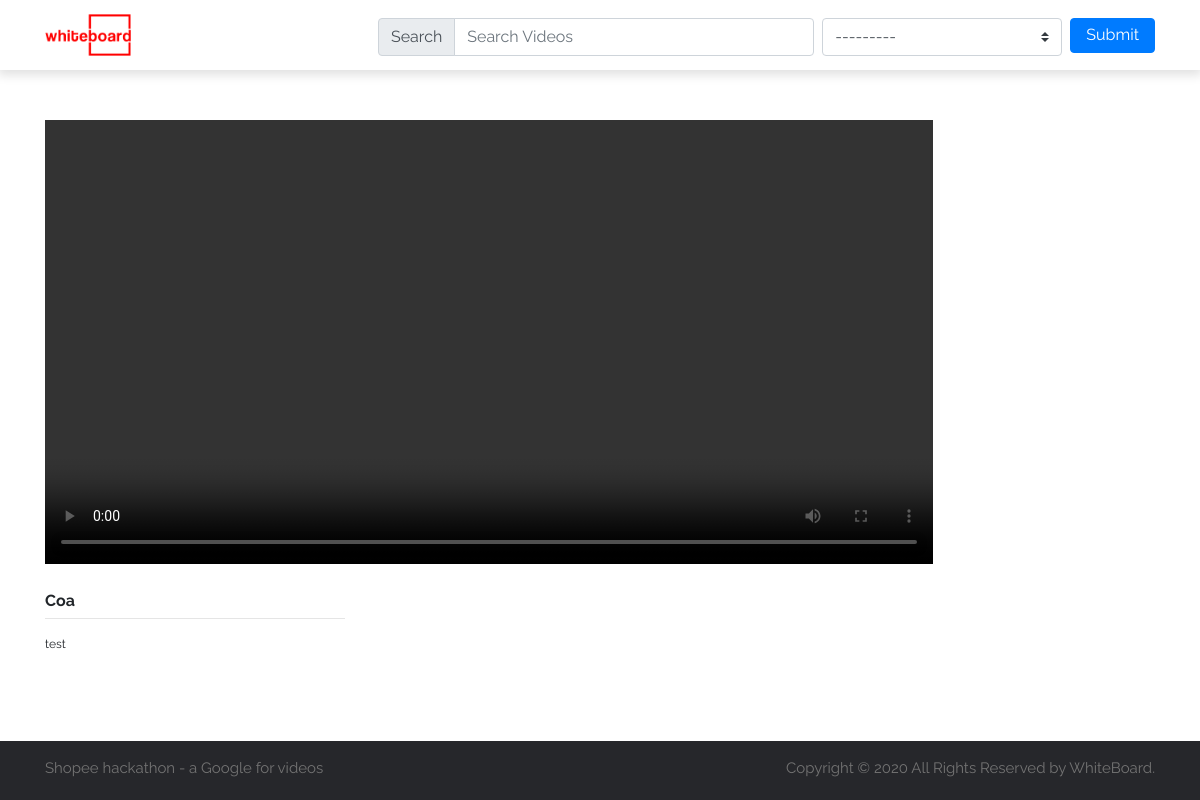
Page /2 on the earlier database version.
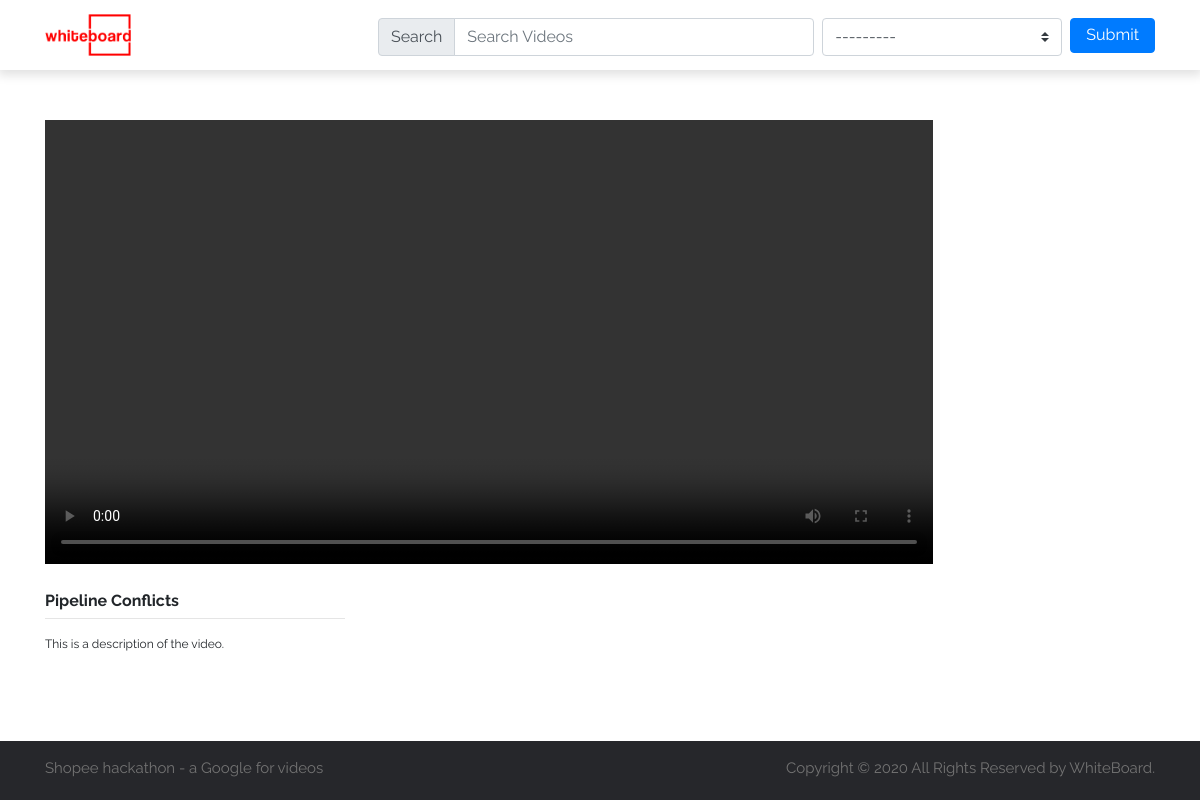
Same page on the later database version.
### vidboard/models.py (models this page shows, shortened)
class Video(models.Model):
    course = models.ForeignKey(Course, on_delete=models.CASCADE, related_name='courses')
    title = models.CharField(max_length=150, default='Baby Yoda drinking soup', blank=False, unique=True)
    desc = models.TextField(max_length=400)
    video = models.FileField(default='BabyYoda.mp4', upload_to='video_uploads/', blank=False)
    thumbnail = models.ImageField(default='default-thumbnail.png', upload_to='thumbnails/')
    likes = models.PositiveIntegerField(default=0)
    dislikes = models.PositiveIntegerField(default=0)
    uploadDate = models.DateTimeField(auto_now_add=True, blank=False)
    subs = models.TextField(default='', blank=False)

### vidboard/views.py (the view)
# urls.py: path('<int:video_id>', views.watch, name='watch'),
def watch(request, video_id):
    video = Video.objects.filter(pk=video_id)
    context = {
        "video" : video,
        "form": q()
    }
    return render(request, 'vidboard/watch.html', context)

### vidboard/forms.py
class q(forms.Form):
    q = forms.CharField(label=False, required=False, max_length=100, widget=forms.TextInput(attrs={'class': bootstrapInputClass, 'placeholder': 'Search Videos'}))
    course_filter = forms.ModelChoiceField(queryset=Course.objects.all(), required=False, label=False, widget=forms.Select(attrs={'class':bootstrapChoiceClass}))
    class Meta:
        model = Course

### vidboard/models.py (called while the page is built)
    def __str__(self):
        return f'{self.course} - {(self.courseCode)}'

### vidboard/templates/vidboard/watch.html
{% extends "vidboard/base.html" %} {% block title %} WhiteBoard {% endblock %} {% load static %} {% block body %}
<main class="">
    <section class="container">
        {% for item in video %}
        <div class="watch_content">
            <video src="{{ item.video.url }}" type="video/mp4" controls autoplay></video>
            <h6 class="vid_title caps">{{ item.title }}</h6>
            <hr align="left">
            <div class="vid_subs">{{ item.desc|truncatewords:10 }}</div>
        </div>
        {% endfor %}
    </section>
</main>
{% endblock %}

### vidboard/templates/vidboard/base.html (shortened to what this page needs)
{% load static %}
<!DOCTYPE html>
<html lang="en">
<head>
    <link rel="stylesheet" href="{% static 'vidboard/main.css' %}">
    <link rel="stylesheet" href="https://stackpath.bootstrapcdn.com/bootstrap/4.3.1/css/bootstrap.min.css">
</head>
<body>
    <header id="site-header">
        <div class="container header-row">
            <div class="header_block">
                <a class="navbar-brand" href="/">
                    <img id="logo" src="media/whiteboard-logo.png" alt="">
                </a>
            </div>
            <div class="header_block sbox">
                <form action="/" class="sf" method="GET">
                    <div class="input-group">
                        <div class="input-group-prepend">
                          <span class="input-group-text" id="inputGroupPrepend">Search</span>
                        </div>
                        {{ form.q }}
                      </div>
                    {{ form.course_filter }}
                    <button type="submit" class="btn btn-primary my-1" value="Submit">Submit</button>
                </form>
            </div>
        </div>
    </header>
    {% block body %} {% endblock %}
    <footer class="site-footer">
        <div class="container">
                    <span>Shopee hackathon - a Google for videos</span>
                    <span class="copyright-text">Copyright &copy; 2020 All Rights Reserved by
                        <a href="#">WhiteBoard</a>.
                    </span>
        </div>
    </footer>
</body>
</html>

### vidboard/static/vidboard/main.css (style rules this page uses)
html { line-height: 1.15; -webkit-text-size-adjust: 100%; height: 100%; }
body { height: 100%; margin: 0; display: flex; flex-direction: column; }
main { display: block; flex: 1 0 auto; }
hr { box-sizing: content-box; height: 0; overflow: visible; }
a { background-color: transparent; }
img { border-style: none; }
button, input, optgroup, select, textarea { font-family: inherit; font-size: 100%; line-height: 1.15; margin: 0; }
button, input { overflow: visible; }
button, select { text-transform: none; }
button, [type="button"], [type="reset"], [type="submit"] { -webkit-appearance: button; }
img { width: 100%; height: auto; }
:root { --hdr_height: 60px; --hdr_lh: 20px; --hdr_padding: 20px; --m2: 20px; --m8: 80px; --pad1: 10px; --pad2: 20px; --pad3: 30px; --pad4: 40px; --svgpad1:8px; --delay1: 0.4s; --sxnw: 1.777; --sxnh: 0.5625; --a4x: 1.414; --a4w: 164px; --cw1: 95%; --cw2: 90%; --cw3: 85%; --cw5: 720px; --cw7: 850px; --cw10: 1200px; --stream-icon__lh: 17px; --stream-para__lh: 18px; --tab-stream-para__lh: 20px; --stream__thumb_height: 120px; }
* { font-family: "Raleway", Times, serif; }
main { margin: 50px 0px; }
#site-header { display: flex; background-color: white; box-shadow: 0px 3px 10px 2px rgba(0, 0, 0, 0.12); width: 100%; min-height: 70px; }
#site-header #logo { width: 40%; height: auto; }
#site-header .header-row { margin: auto; display: flex; flex-direction: row; justify-content: space-between; }
#site-header .header_block.sbox { width: 70%; display: flex; }
#site-header form.sf { display: flex; flex-direction: row; margin: auto 0px; height: 35px; width: 100%; }
#site-header form.sf #id_q { width: 70%; margin-bottom: 0px !important; }
#site-header form.sf #id_course_filter { width: 50%; margin-right: 10px; margin-top: 0px !important; margin-bottom: 0px !important; }
#site-header form.sf #id_course_filter option { font-size: 0.9em; }
#site-header form.sf button { height: 100%; margin-top: 0px !important; margin-bottom: 0px !important; padding: 0px 15px; }
.site-footer { background-color: #26272b; padding: 15px 0 20px; font-size: 15px; line-height: 24px; color: #737373; flex-shrink: 0; }
.site-footer a { color: #737373; }
.copyright-text { float: right; margin: 0; }
.vid_title { font-weight: bold; }
.vid_subs { font-size: 0.75em; }
.caps { text-transform: capitalize; }
.watch_content video { width: 80%; height: auto; padding-bottom: 20px; }
.watch_content hr { display: block; width: 300px; margin-top: 0px; margin-bottom: 1em; }

Differences in the rows shown:
changed Video: title "Coa" → "Pipeline Conflicts"; desc "test" → "This is a description of the video."
